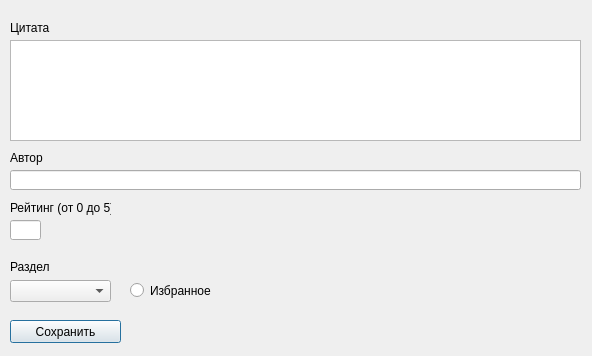
<?xml version="1.0" encoding="UTF-8"?>
<ui version="4.0">
 <class>QuoteCreate</class>
 <widget class="QDialog" name="QuoteCreate">
  <property name="geometry">
   <rect>
    <x>0</x>
    <y>0</y>
    <width>592</width>
    <height>356</height>
   </rect>
  </property>
  <property name="windowTitle">
   <string>Dialog</string>
  </property>
  <widget class="QLineEdit" name="lineEditAuthor">
   <property name="geometry">
    <rect>
     <x>10</x>
     <y>170</y>
     <width>571</width>
     <height>20</height>
    </rect>
   </property>
  </widget>
  <widget class="QPlainTextEdit" name="plainTextEdit">
   <property name="geometry">
    <rect>
     <x>10</x>
     <y>40</y>
     <width>571</width>
     <height>101</height>
    </rect>
   </property>
   <property name="plainText">
    <string/>
   </property>
  </widget>
  <widget class="QPushButton" name="pushButton">
   <property name="geometry">
    <rect>
     <x>10</x>
     <y>320</y>
     <width>111</width>
     <height>23</height>
    </rect>
   </property>
   <property name="text">
    <string>Сохранить</string>
   </property>
  </widget>
  <widget class="QLabel" name="label_4">
   <property name="geometry">
    <rect>
     <x>10</x>
     <y>20</y>
     <width>111</width>
     <height>16</height>
    </rect>
   </property>
   <property name="text">
    <string>Цитата</string>
   </property>
  </widget>
  <widget class="QRadioButton" name="radioButton">
   <property name="geometry">
    <rect>
     <x>130</x>
     <y>280</y>
     <width>141</width>
     <height>21</height>
    </rect>
   </property>
   <property name="text">
    <string>Избранное</string>
   </property>
  </widget>
  <widget class="QLabel" name="label_2">
   <property name="geometry">
    <rect>
     <x>10</x>
     <y>150</y>
     <width>111</width>
     <height>16</height>
    </rect>
   </property>
   <property name="text">
    <string>Автор</string>
   </property>
  </widget>
  <widget class="QComboBox" name="comboBox">
   <property name="geometry">
    <rect>
     <x>10</x>
     <y>280</y>
     <width>101</width>
     <height>22</height>
    </rect>
   </property>
  </widget>
  <widget class="QLineEdit" name="lineEditRating">
   <property name="geometry">
    <rect>
     <x>10</x>
     <y>220</y>
     <width>31</width>
     <height>20</height>
    </rect>
   </property>
   <property name="text">
    <string/>
   </property>
  </widget>
  <widget class="QLabel" name="label_3">
   <property name="geometry">
    <rect>
     <x>10</x>
     <y>200</y>
     <width>101</width>
     <height>16</height>
    </rect>
   </property>
   <property name="text">
    <string>Рейтинг (от 0 до 5)</string>
   </property>
  </widget>
  <widget class="QLabel" name="label">
   <property name="geometry">
    <rect>
     <x>10</x>
     <y>260</y>
     <width>47</width>
     <height>13</height>
    </rect>
   </property>
   <property name="text">
    <string>Раздел</string>
   </property>
  </widget>
 </widget>
 <resources/>
 <connections/>
</ui>
